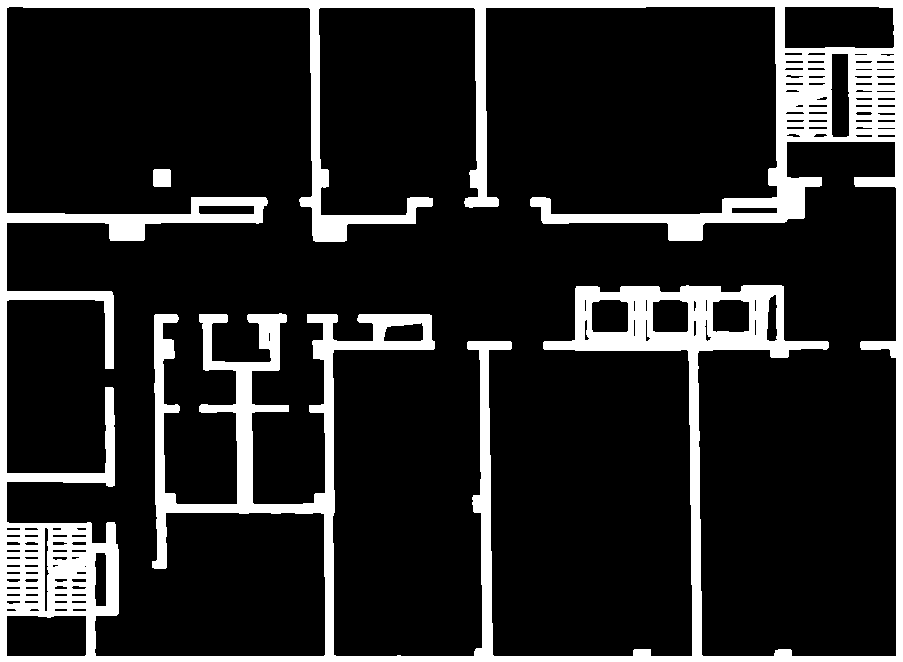
#> input picture map/map_processed.png, 903 x 662 px, found by its file name
$ python tempCodeRunnerFile.py
#> lines starting #> are read from the running program, lines starting #| are printed output that depends on the picture; after the words box and inside, x2 and y2 are one past the last pixel; in counts of white or black regions, pixels touching at a corner belong together; long printed decimals are rounded
import cv2
import numpy as np
import math
import random as rd
from scipy.ndimage import binary_dilation

robot_radius = 8
num_particles = 200
move_noise = 0.3
turn_noise = 0.02

move_step = 5
turn_step = 0.1
sigma = 40.0
spread_threshold = 20
angle_threshold = 0.8
resample_keep_ratio = 0.75
position_jitter = 6
angle_jitter = 0.12

map_img = cv2.imread("map/map_processed.png", 0) #loading map in grayscale
#> map_img: shape (662, 903); 15.4% white; 2 white regions, box (x1, y1, x2, y2) and area: (0, 0, 903, 662) 91991, (153, 169, 171, 187) 321

if map_img is None:
    print("Error: map image was not loaded")
    exit()

grid_map = (map_img > 0).astype(int)

height = grid_map.shape[0]
#> height = 662
width = grid_map.shape[1]
#> width = 903
max_distance = math.sqrt(width * width + height * height)
#> max_distance = 1119.7

kernel_size = robot_radius * 2 + 1
y_coords, x_coords = np.ogrid[-robot_radius:robot_radius+1, -robot_radius:robot_radius+1]
circle_kernel = (x_coords**2 + y_coords**2 <= robot_radius**2)

wall_mask = (grid_map == 1)
inflated_walls = binary_dilation(wall_mask, structure=circle_kernel)
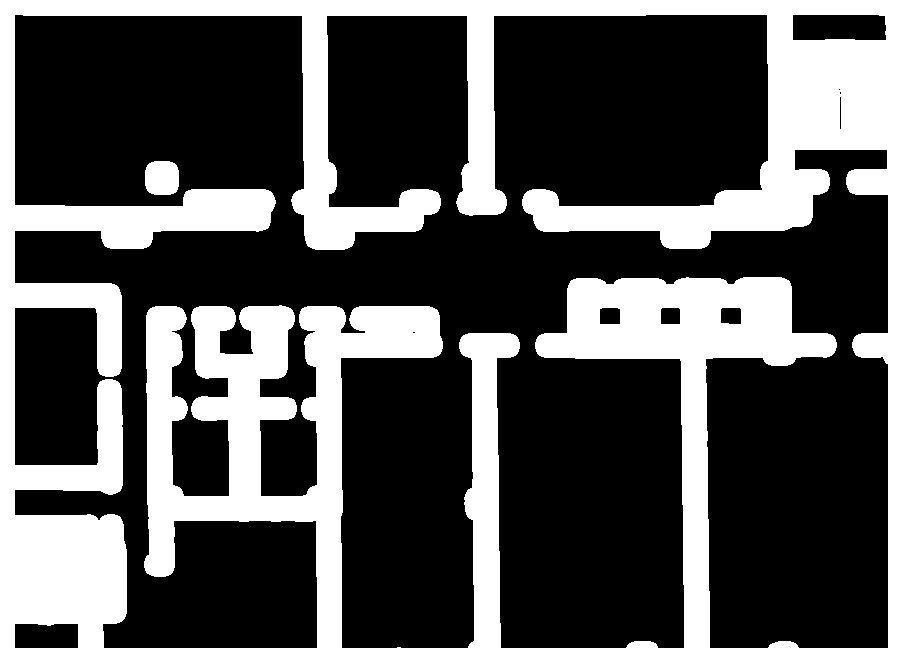
#> inflated_walls: shape (662, 903) bool; 32.6% white; 2 white regions, box (x1, y1, x2, y2) and area: (0, 0, 903, 662) 193993, (145, 161, 179, 195) 1046
valid_map = ~inflated_walls  # True = safe to place robot/particle

#generate random particles
def generate_random_particles(num_particles, grid_map, robot_radius):
    particles = []

    while len(particles) < num_particles:
        x = rd.randint(0, width -1)
        y = rd.randint(0, height - 1)
        theta = normalize_angle(rd.uniform(0, 2 * math.pi))

        if is_valid_position(x, y, grid_map, robot_radius):
            particle = {
                "x": x,
                "y": y,
                "theta": theta,
                "weight": 1.0
            }
            particles.append(particle)

    return particles

def normalize_angle(theta):
    while theta > math.pi:
        theta -= 2 * math.pi

    while theta < -math.pi:
        theta += 2 * math.pi

    return theta

# [109 lines left out: functions move_particles, calculate_particle_weight, resample_particles, not called in this run]


#function for checking whether the robot is in valid position
def is_valid_position(x, y, grid_map, robot_radius):
    if x - robot_radius < 0 or x + robot_radius >= width:
        return False
    if y - robot_radius < 0 or y + robot_radius >= height:
        return False
    return bool(valid_map[y, x])

#generate random position for robot
def generate_random_robot(grid_map, robot_radius):
#> called with robot_radius = 8
    valid_coordinates = False

    while valid_coordinates != True:
        x_coordinate = rd.randint(0, width - 1)
        y_coordinate = rd.randint(0, height - 1)
        degree = normalize_angle(rd.uniform(0, 2 * math.pi))

        if is_valid_position(x_coordinate, y_coordinate, grid_map, robot_radius):
            valid_coordinates = True
#> this loop made 1 pass
#> valid_coordinates on pass 1: True

    robot = {
        "x": x_coordinate,
        "y": y_coordinate,
        "theta": degree
    }
#> robot = {'x': 864, 'y': 394, 'theta': -1.52}

    return robot

robot = generate_random_robot(grid_map, robot_radius)
#> robot = {'x': 864, 'y': 394, 'theta': -1.52}
print(robot)
#| {'x': 864, 'y': 394, 'theta': -1.521}

particles = generate_random_particles(num_particles, grid_map, robot_radius)
#> the loop in generate_random_particles, `while len(particles) < num_particles:` made 297 passes
#> (x, particle) on passes 6, 16, 19, 21, 38, 43, 46, 49, 55: (143, {'x': 143, 'y': 97, 'theta': -2.4, 'weight': 1}), (860, {'x': 860, 'y': 408, 'theta': -1.82, 'weight': 1}), (333, {'x': 333, 'y': 64, 'theta': 1.2, 'weight': 1}), (145, {'x': 145, 'y': 556, 'theta': 2.81, 'weight': 1}), (429, {'x': 429, 'y': 593, 'theta': 1.73, 'weight': 1}), (248, {'x': 248, 'y': 16, 'theta': -1.69, 'weight': 1}), (63, {'x': 63, 'y': 103, 'theta': -1.36, 'weight': 1}), (547, {'x': 547, 'y': 616, 'theta': -2.01, 'weight': 1}), (490, {'x': 490, 'y': 215, 'theta': -1.71, 'weight': 1})
#> particle on passes 1, 2, 3, 4, 7, 8: {'x': 430, 'y': 41, 'theta': 1.63, 'weight': 1}, {'x': 523, 'y': 497, 'theta': 2.54, 'weight': 1}, {'x': 802, 'y': 310, 'theta': -0.202, 'weight': 1}, {'x': 366, 'y': 597, 'theta': -0.681, 'weight': 1}, {'x': 256, 'y': 545, 'theta': -0.108, 'weight': 1}, {'x': 829, 'y': 616, 'theta': -0.615, 'weight': 1}
#> after the loop in generate_random_particles, `while len(particles) < num_particles:`: particles = 200 items
#> particles = 200 items

#sensor function(measures distance)
# [30 lines left out: function get_sensor_distance, not called in this run]

sensor_offsets = []

num_sensor_rays = 15

for i in range(num_sensor_rays):
    angle = -math.pi + i * (2 * math.pi / num_sensor_rays)
    sensor_offsets.append(angle)

# [85 lines left out: functions get_all_sensor_distances, estimate_pose, calculate_position_spread, calculate_angle_concentration, not called in this run]

#main loop
while True:
    display = cv2.cvtColor(map_img, cv2.COLOR_GRAY2BGR) #convert map into 3 channel color image
#> display is the input picture: shape (662, 903, 3); 15.4% white; 2 white regions, box (x1, y1, x2, y2) and area: (0, 0, 903, 662) 91991, (153, 169, 171, 187) 321

    for particle in particles:
        cv2.circle(display, (particle["x"], particle["y"]), 2, (255, 0, 255), -1)
#> this loop made 200 passes
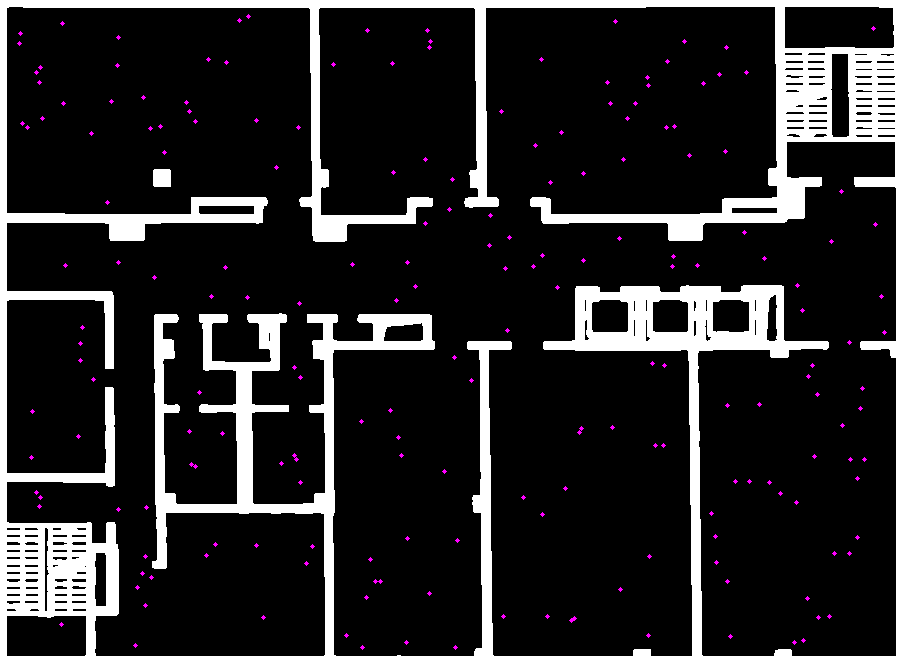
#> display: shape (662, 903, 3); 0.43% of pixels changed, all inside (x1, y1, x2, y2) = (17, 14, 887, 650)

    #draw filled red circle at the robot position
    cv2.circle(display, (robot["x"], robot["y"]), robot_radius, (0, 0, 255), -1)
#> display: shape (662, 903, 3); 0.03% of pixels changed, all inside (x1, y1, x2, y2) = (856, 386, 873, 403)

    #draw robot's direction line
    line_length = 20
    end_x = int(robot["x"] + line_length * math.cos(robot["theta"]))
#> end_x = 864
    end_y = int(robot["y"] + line_length * math.sin(robot["theta"]))
#> end_y = 374

    cv2.line(display, (robot["x"], robot["y"]), (end_x, end_y), (0, 255, 0), 2)
#> display: shape (662, 903, 3); mean B, G, R 40.5, 39.4, 40.6

    key = cv2.waitKey(50)
#> (key Esc is pressed here)

    new_x = robot["x"]
#> new_x = 864
    new_y = robot["y"]
#> new_y = 394
    move_amount = 0
    turn_amount = 0

    #controls
    action_taken = False
    if key == ord('w'): #move forward
        move_amount = move_step
        new_x += int(move_step*math.cos(robot["theta"]))
        new_y += int(move_step*math.sin(robot["theta"]))
        action_taken = True

    elif key == ord('s'): #move backward
        move_amount = -move_step
        new_x -= int(move_step*math.cos(robot["theta"]))
        new_y -= int(move_step*math.sin(robot["theta"]))
        action_taken = True

    elif key == ord('a'): #rotate left
        turn_amount = -turn_step
        robot["theta"] = normalize_angle(robot["theta"] + turn_amount)
        action_taken = True

    elif key == ord('d'): #rotate right
        turn_amount = turn_step
        robot["theta"] = normalize_angle(robot["theta"] + turn_amount)
        action_taken = True

    elif key == ord('r'):
        robot = generate_random_robot(grid_map, robot_radius)
        particles = generate_random_particles(num_particles, grid_map, robot_radius)
        continue

    elif key == 27: #esc key
        break

    if is_valid_position(new_x,new_y,grid_map, robot_radius):
        robot["x"] = new_x
        robot["y"] = new_y

    if action_taken:
        move_particles(particles, move_amount, turn_amount, grid_map, robot_radius)

    #sensor
    max_sensor_distance = max(width, height)

    robot_distances = get_all_sensor_distances(
        robot["x"],
        robot["y"],
        robot["theta"],
        sensor_offsets,
        grid_map,
        max_sensor_distance)

    if action_taken:
        print("Sensor distances:", robot_distances)

    for particle in particles:
        particle["weight"] = calculate_particle_weight(particle, robot_distances, sensor_offsets, grid_map, max_sensor_distance)

    estimated_pose = estimate_pose(particles)
    position_spread = calculate_position_spread(particles, estimated_pose)
    angle_concentration = calculate_angle_concentration(particles)

    if action_taken:
        if estimated_pose is not None:
            print("Robot theta:", robot["theta"])
            print("Estimated theta:", estimated_pose["theta"])

    if angle_concentration is not None:
        if action_taken:
            print("Angle concentration", angle_concentration)

    if action_taken:
        if estimated_pose is not None:
            print("Estimated pose:", estimated_pose)
            print("Position spread:", position_spread)

    position_error = None

    if estimated_pose is not None:
        dx = robot["x"] - estimated_pose["x"]
        dy = robot["y"] - estimated_pose["y"]
        position_error = math.sqrt(dx * dx + dy * dy)

    error_percent = (position_error / max_distance) * 100

    if position_error is not None:
        if action_taken:
            print("position error:", position_error)

        cv2.putText(
            display,
            "Error: " + str(round(error_percent, 2)) + "%",
            (10, 60),
            cv2.FONT_HERSHEY_SIMPLEX,
            0.6,
            (0, 255, 255),
            2
        )

    converged = False

    if position_spread is not None and angle_concentration is not None:
        if position_spread < spread_threshold and angle_concentration > angle_threshold:
            converged = True

    if converged:
        status_text = "Status: Converged"
    else:
        status_text = "Status: Not converged"

    if action_taken:
        print(status_text)

    cv2.putText(
        display,
        status_text,
        (10, 30),
        cv2.FONT_HERSHEY_SIMPLEX,
        0.6,
        (0, 255, 255),
        2
    )

    if action_taken:
        particles = resample_particles(particles)

    overlay = display.copy()
    for i in range(len(sensor_offsets)):
        sensor_theta = robot["theta"] + sensor_offsets[i]
        sensor_distance = robot_distances[i]

        sensor_start_x = int(robot["x"] + robot_radius * math.cos(sensor_theta))
        sensor_start_y = int(robot["y"] + robot_radius * math.sin(sensor_theta))
        sensor_end_x = int(robot["x"] + sensor_distance * math.cos(sensor_theta))
        sensor_end_y = int(robot["y"] + sensor_distance * math.sin(sensor_theta))

        cv2.line(overlay, (sensor_start_x, sensor_start_y), (sensor_end_x, sensor_end_y), (255, 0, 0), 2)

    alpha = 0.2  # transparency level
    display = cv2.addWeighted(overlay, alpha, display, 1 - alpha, 0)

    if estimated_pose is not None:
    #draw estimated position (yellow)
        cv2.circle(display, (estimated_pose["x"], estimated_pose["y"]), 6, (0, 255, 255), -1)

        # draw direction line
        line_length = 20
        end_x = int(estimated_pose["x"] + line_length * math.cos(estimated_pose["theta"]))
        end_y = int(estimated_pose["y"] + line_length * math.sin(estimated_pose["theta"]))

        cv2.line(
            display,
            (estimated_pose["x"], estimated_pose["y"]),
            (end_x, end_y),
            (0, 255, 255),
            2)

    real_text = "Real: (" + str(robot["x"]) + ", " + str(robot["y"]) + ")"

    cv2.putText(
        display,
        real_text,
        (10, 120),
        cv2.FONT_HERSHEY_SIMPLEX,
        0.6,
        (0, 255, 255),
        2
        )

    if estimated_pose is not None:

        estimate_text = "Estimate: (" + str(estimated_pose["x"]) + ", " + str(estimated_pose["y"]) + ")"

        cv2.putText(
            display,
            estimate_text,
            (10, 90),
            cv2.FONT_HERSHEY_SIMPLEX,
            0.6,
            (0, 255, 255),
            2)

    cv2.imshow("Robot on Map", display)

cv2.destroyAllWindows()
